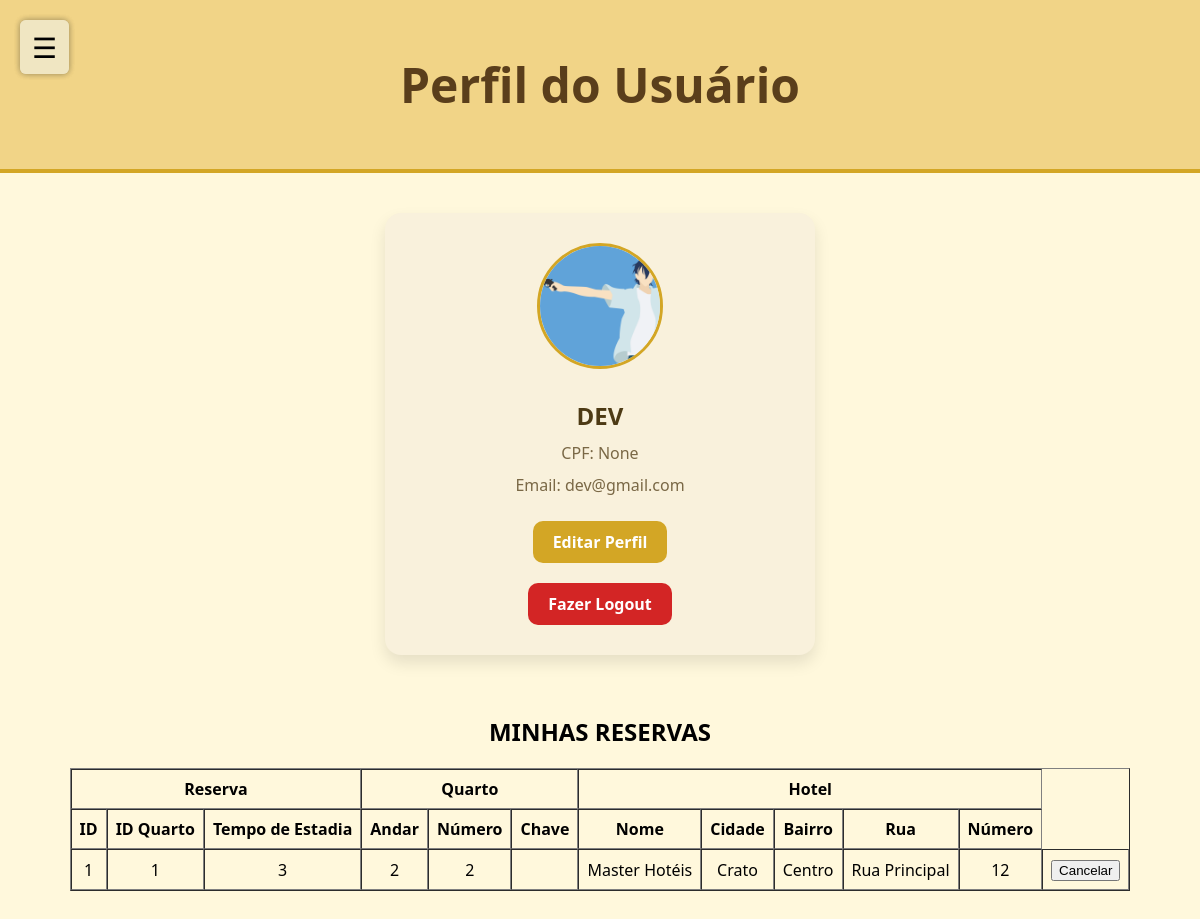
/perfil_usuario (signed in), run on the app's committed database.
### tables this page shows
CREATE TABLE reservas 
(
    id_reserva INTEGER PRIMARY KEY AUTOINCREMENT,
    id_usuario INTEGER, 
    id_quarto INTEGER,
    tempo_estadia INTEGER,
    FOREIGN KEY (id_usuario) REFERENCES usuarios(id_usuario),
    FOREIGN KEY (id_quarto) REFERENCES quartos(id_quarto)
);

CREATE TABLE quartos 
(
    id_quarto INTEGER PRIMARY KEY AUTOINCREMENT,
    andar TEXT,
    numero_quarto TEXT,
    preco TEXT,
    imagem TEXT,
    mes_disponivel TEXT,
    id_hotel INTEGER,   
    id_usuario INTEGER,
    FOREIGN KEY(id_usuario) REFERENCES usuarios(id_usuario),
    FOREIGN KEY (id_hotel) REFERENCES hoteis(id_hotel)
);

CREATE TABLE hoteis
(
    id_hotel INTEGER PRIMARY KEY AUTOINCREMENT,
    nome TEXT,
    cidade TEXT,
    bairro TEXT,
    rua TEXT,
    numero INTEGER,
    cnpj INTEGER,
    email TEXT,
    senha TEXT,
    foto TEXT

);

### routes/route_usuario.py (the view)
@usuario_bp.route("/perfil_usuario", methods=['GET','POST'])
def perfil_usuario():
    if 'usuario' not in session:
        return redirect(url_for('usuario.cadastro_usuario'))
    else:
        usuario = session['usuario']
        reserva_model = ReservaModel(id_usuario=usuario['id'])
        reservas = reserva_model.buscar_por_reservas()
        reservas_detalhadas = []
        for reserva in reservas:
            quarto_model = QuartoModel(id_quarto=reserva['id_quarto'])
            quarto = quarto_model.buscar_por_quarto()
            hotel_model = HotelModel(id_hotel=quarto['id_hotel'])
            hotel = hotel_model.buscar_por_hotel()
            reservas_detalhadas.append({
                'reserva': reserva,
                'quarto': quarto,
                'hotel': hotel
            })
        return render_template('/usuario/perfil_usuario.html', usuario=usuario, reservas=reservas_detalhadas)

### models/connect.py (called while the page is built)
    def connect(self):
        self.conn = sqlite3.connect(self.db_name)
        self.conn.row_factory = sqlite3.Row  # Para retornar dicionários
        self.cursor = self.conn.cursor()

    def execute(self, query, params=None):
        if self.conn is None:
            self.connect()
        if params:
            self.cursor.execute(query, params)
        else:
            self.cursor.execute(query)
        return self.cursor

    def fetchall(self):
        return self.cursor.fetchall()

    def fetchone(self):
        return self.cursor.fetchone()

    def close(self):
        if self.conn:
            self.conn.close()
            self.conn = None
            self.cursor = None

### models/hotel_model.py (called while the page is built)
    def buscar_por_hotel(self):
        db = Database()
        db.connect()
        sql = "SELECT * FROM hoteis WHERE id_hotel=?"
        db.execute(sql, (self.id_hotel,))
        hotel = db.fetchone()
        db.close()
        return hotel

### models/quarto_model.py (called while the page is built)
    def buscar_por_quarto(self):
        db = Database()
        db.connect()
        sql = "SELECT * FROM quartos WHERE id_quarto=?"
        db.execute(sql, (self.id_quarto,))
        quarto = db.fetchone()
        db.close()
        return quarto

### models/reserva_model.py (called while the page is built)
    def buscar_por_reservas(self):
        db = Database()
        db.connect()
        sql = "SELECT * FROM reservas WHERE id_usuario=?"
        db.execute(sql, (self.id_usuario,))
        reservas = db.fetchall()
        db.close()
        return reservas

### templates/usuario/perfil_usuario.html (shortened to what this page needs)
<!DOCTYPE html>
<html lang="pt-BR">
<head>
  <link rel="stylesheet" href="/static/estilos/perfil_dados.css">
</head>
<body>
  <header class="topo">
    <h1>Perfil do Usuário</h1>
  </header>
  <div class="opcoes" onclick="toggleSidebar()">☰</div>
</head>
<body>
  <div class="opcoes" onclick="toggleSidebar()">☰</div>
  <main class="container">
    <section class="card-perfil">
      <div class="foto-perfil">
        <img src="{{ url_for('static', filename=usuario.imagem) }}" alt="Foto do usuário">
      </div>
      <h2>{{session['usuario']['nome']}}</h2>
      <p class="email">CPF: {{session['usuario']['cpf']}}</p>
      <p class="cpf">Email: {{session['usuario']['email']}}</p>
      <a href="/editar_perfil_usuario" class="botao-editar">Editar Perfil</a>
      <a href="/sair" class="botao-excluir">Fazer Logout</a>
    </section>
  </main>
  <h2 style="text-align: center;">MINHAS RESERVAS</h2>
  <table border="1" cellpadding="8" cellspacing="0" style="text-align: center;">
    <thead>
      <tr>
        <th colspan="3">Reserva</th>
        <th colspan="3">Quarto</th>
        <th colspan="5">Hotel</th>
      </tr>
      <tr>
        <th>ID</th>
        <th>ID Quarto</th>
        <th>Tempo de Estadia</th>
        <th>Andar</th>
        <th>Número</th>
        <th>Chave</th>
        <th>Nome</th>
        <th>Cidade</th>
        <th>Bairro</th>
        <th>Rua</th>
        <th>Número</th>
      </tr>
    </thead>
    <tbody>
      {% if reservas %}
        {% for item in reservas %}
          <tr>
            <td>{{ item.reserva.id_reserva }}</td>
            <td>{{ item.reserva.id_quarto }}</td>
            <td>{{ item.reserva.tempo_estadia }}</td>
            <td>{{ item.quarto.andar }}</td>
            <td>{{ item.quarto.numero_quarto }}</td>
            <td>{{ item.quarto.chave_quarto }}</td>
            <td>{{ item.hotel.nome }}</td>
            <td>{{ item.hotel.cidade }}</td>
            <td>{{ item.hotel.bairro }}</td>
            <td>{{ item.hotel.rua }}</td>
            <td>{{ item.hotel.numero }}</td>
            <td>
              <form action="/cancelar_reserva" method="post">
                <button type="submit" class="botao-cancelar">Cancelar</button>
              </form>
            </td>
          </tr>
        {% endfor %}
      {% else %}
        <tr>
          <td colspan="11" style="text-align: center;">Nenhuma reserva encontrada.</td>
        </tr>
      {% endif %}
    </tbody>
    </table>
</body>
</html>

### static/estilos/perfil_dados.css (style rules this page uses)
body { margin: 0; font-family: 'Segoe UI', Tahoma, Geneva, Verdana, sans-serif; background-color: #fff8dc; }
.topo { background-color: #f1d487; padding: 20px; text-align: center; font-size: 1.5em; color: #5a3e1b; border-bottom: 4px solid #d3a625; }
.container { display: flex; justify-content: center; align-items: center; padding: 40px; }
.card-perfil { background-color: #f9f1dc; border-radius: 16px; padding: 30px 40px; box-shadow: 0 8px 16px rgba(0,0,0,0.1); display: flex; flex-direction: column; align-items: center; width: 350px; }
.foto-perfil { width: 120px; height: 120px; border-radius: 50%; border: 3px solid #d3a625; margin-bottom: 20px; overflow: hidden; display: flex; justify-content: center; }
.foto-perfil img { width: auto; height: 100%; }
.card-perfil h2 { margin: 10px 0 5px; color: #4d3a14; }
.email, .cpf { color: #7a6846; margin: 5px 0; }
.botao-editar { display: inline-block; margin-top: 20px; padding: 10px 20px; background-color: #d3a625; color: white; border-radius: 10px; text-decoration: none; font-weight: bold; transition: background-color 0.3s ease; }
.botao-excluir { display: inline-block; margin-top: 20px; padding: 10px 20px; background-color: #d32525; color: white; border-radius: 10px; text-decoration: none; font-weight: bold; transition: background-color 0.3s ease; }
.opcoes { font-size: 28px; cursor: pointer; position: fixed; top: 20px; left: 20px; z-index: 1003; background-color: #f0e6c2; padding: 8px 12px; border-radius: 6px; box-shadow: 0 0 6px rgba(0, 0, 0, 0.2); }
table { margin: 0 auto; margin-bottom: 200px; }

### data on the page
reservas: reserva.id_reserva "1", reserva.id_quarto "1", reserva.tempo_estadia "3"
quartos: quarto.andar "2", quarto.numero_quarto "2"
hoteis: hotel.nome "Master Hotéis", hotel.cidade "Crato", hotel.bairro "Centro", hotel.rua "Rua Principal", hotel.numero "12"

### other printed values
{{ session['usuario']['nome'] }} "DEV"
{{ session['usuario']['cpf'] }} "None"
{{ session['usuario']['email'] }} "dev@gmail.com"
